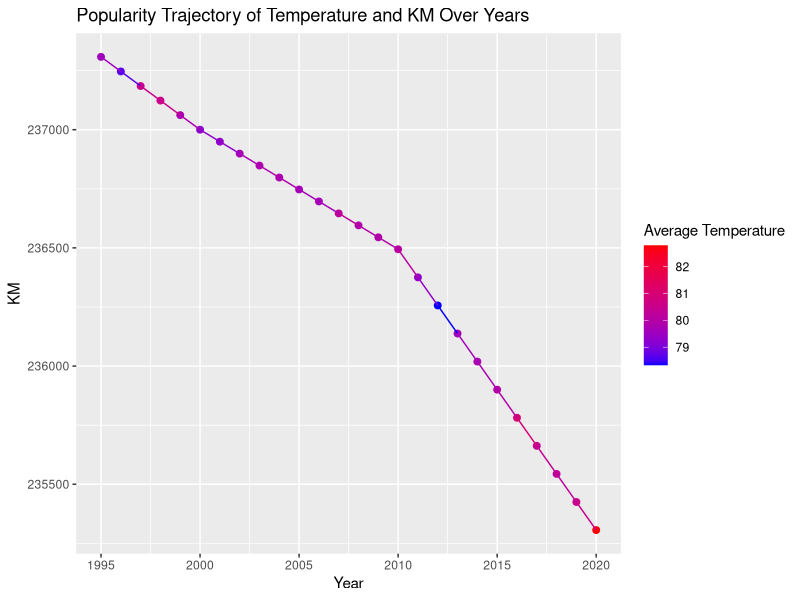
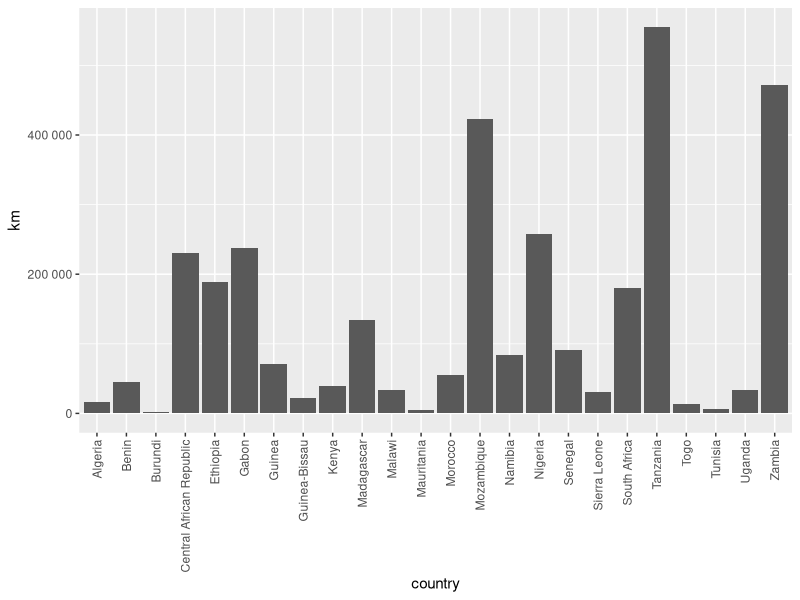
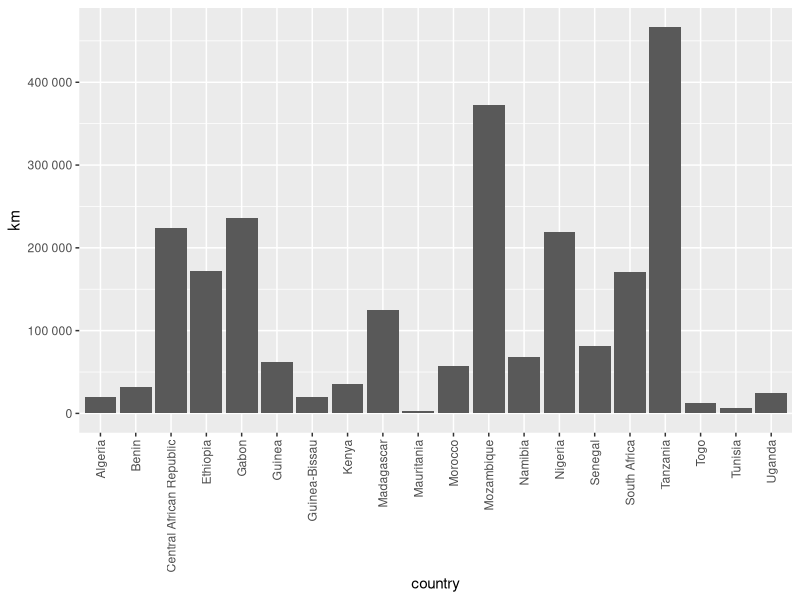
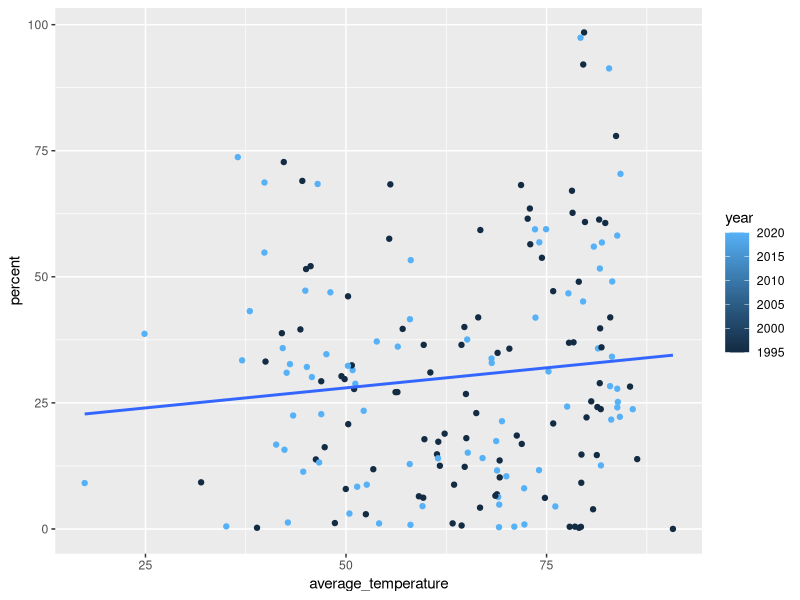
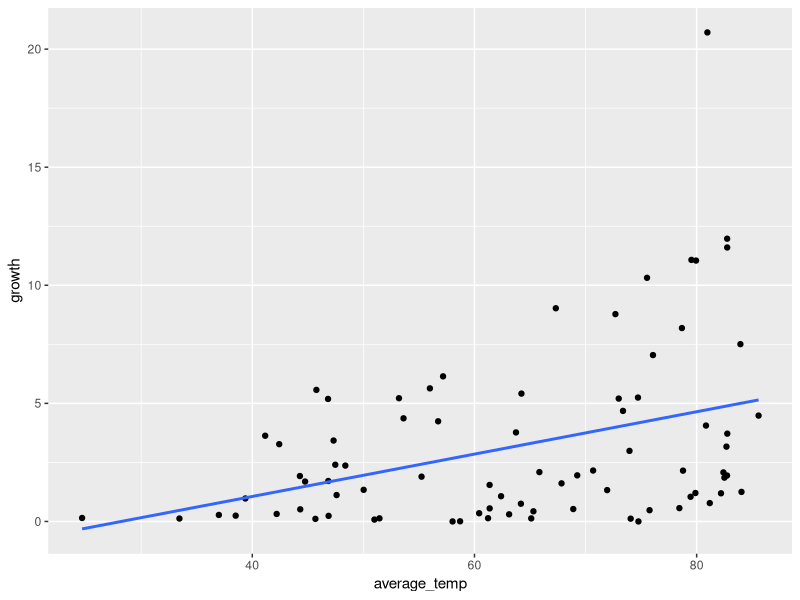
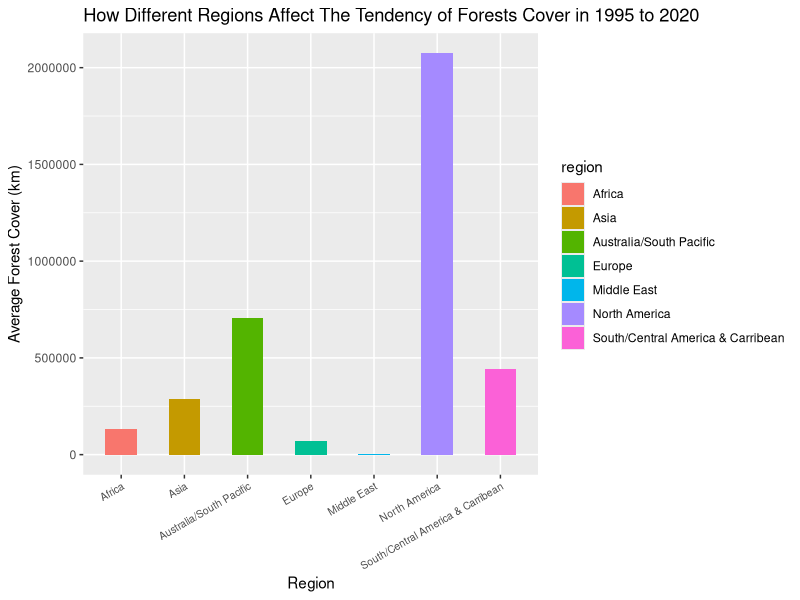
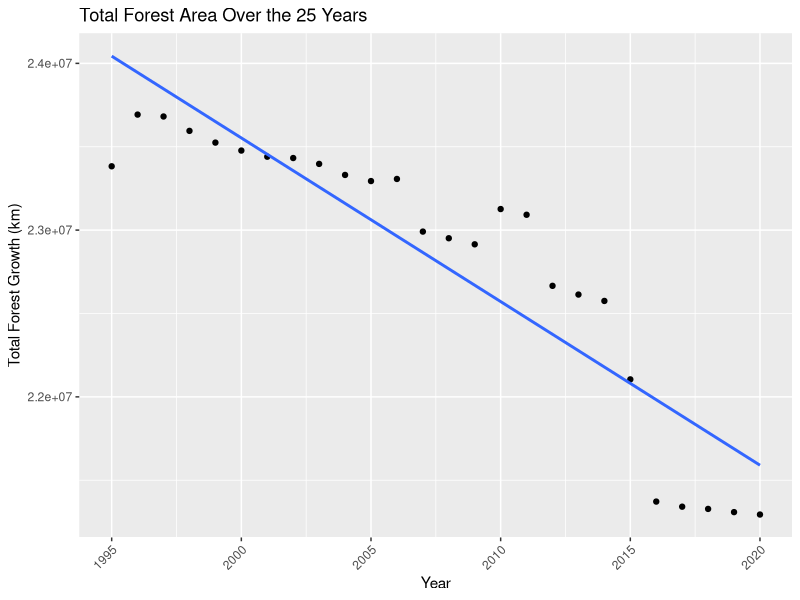
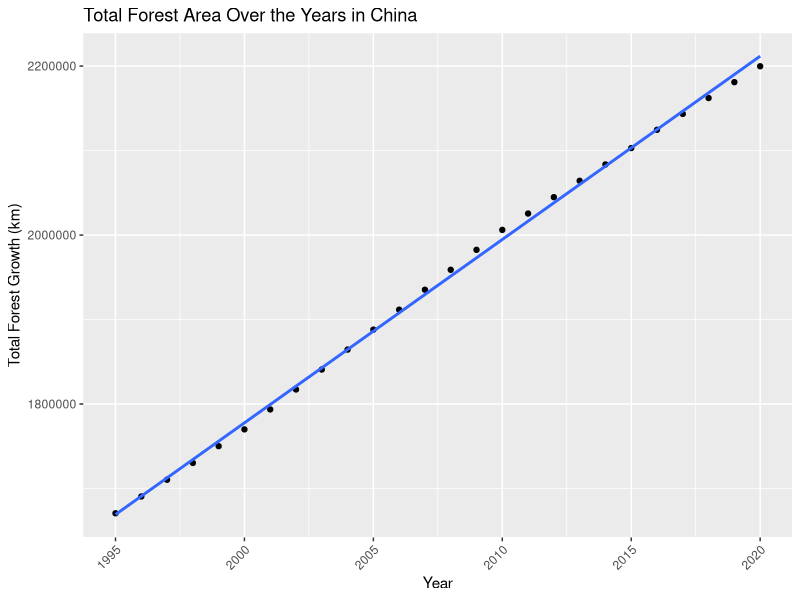

These figures' R source, in order:
## ---- chunk 1
library(readr)
library(dplyr)
library(tidyverse)
library(stringr)
library(ggplot2)
## ---- chunk 2
forest_km <- read_delim("forest_area_km.csv")
forest_percent <- read_delim("forest_area_percent.csv")
global_temp <- read_delim("Global_Temperatures.csv")
## ---- chunk 3
head(forest_km,5) 
head(forest_percent,5) 
head(global_temp,5)
## ---- chunk 4
forest_km <- forest_km %>%
  rename(country = `Country Name`)
  head(forest_km, 5)
## ---- chunk 5
forest_percent <- forest_percent %>%
  rename(country = `Country Name`)
  head(forest_km, 5)
## ---- chunk 6
global_temp <- global_temp %>%
  mutate(year = as.character(year))
## ---- chunk 7
countryList <- c('country', 'Country Code')

longForestKM <- forest_km %>%
   pivot_longer(!countryList, names_to = "year", values_to = "km")
longForestKM

## ---- chunk 8

longForestPercent <- forest_percent %>%
   pivot_longer(!countryList, names_to = "year", values_to = "percent")
longForestPercent
## ---- chunk 9
forest_km_percent <- left_join(longForestKM, longForestPercent)
forest_km_percent
## ---- chunk 10
final_set2 <- inner_join(global_temp, forest_km_percent)
final_set2

final_set2 <- final_set2 %>%
  mutate(year = as.numeric(year))
## ---- chunk 11
final_set2 %>%
  filter(country == "Gabon") %>%
  ggplot(aes(x = year, y = km, color = average_temperature)) +
  geom_point(size = 2) +
  geom_line() +
  scale_color_gradient(low = "blue", high = "red") +
  labs(x = "Year", y = "KM", color = "Average Temperature", 
       title = "Popularity Trajectory of Temperature and KM Over Years")
## ---- chunk 12
library(scales)

final_set2 %>%
  filter(region == "Africa", year == "1995") %>%
  ggplot() +
  geom_bar(mapping = aes(x = country, y = km), stat = "identity") +
  theme(axis.text.x = element_text(angle = 90, vjust = 0.5, hjust=1)) +
  scale_y_continuous(labels = label_number())

## ---- chunk 13
final_set2 %>%
  filter(region == "Africa", year == "2018") %>%
  ggplot() +
  geom_bar(mapping = aes(x = country, y = km), stat = "identity") +
  theme(axis.text.x = element_text(angle = 90, vjust = 0.5, hjust=1)) +
  scale_y_continuous(labels = label_number())

## ---- chunk 14
final_set2 %>% filter(year==2020 | year==1995) %>% group_by(year) %>% ggplot(aes(x=average_temperature, y=percent, col=year)) + geom_point() + geom_smooth(method=lm, se=FALSE)
## ---- chunk 15
final_set2 %>% filter(year==2020 | year==1995) %>% group_by(year) %>% filter(rank(-percent)==1) %>% summarize(country, average_temperature, percent)
## ---- chunk 16
final_set2 %>% group_by(temperature_range = factor(round(average_temperature/10)*10)) %>% reframe(average_percent = mean(percent, na.rm=TRUE)) %>% arrange(rank(-average_percent))
## ---- chunk 17
final_set2 %>% filter(year==1995 | year==2020) %>% group_by(country) %>% reframe(average_temp = mean(average_temperature), growth = abs(diff(percent))) %>% ggplot(aes(x=average_temp, y=growth)) + geom_point() + geom_smooth(method=lm, se=FALSE)
## ---- chunk 18
final_set2 %>% filter(year==1995 | year==2020) %>% group_by(country) %>% reframe(average_temp = mean(average_temperature), growth = abs(diff(percent))) %>% filter(rank(-growth)==1) %>% summarize(country, average_temp, growth)
## ---- chunk 19
final_set2 %>% filter(year==1995 | year==2020) %>% group_by(country) %>% reframe(average_temp = mean(average_temperature), growth = abs(diff(percent))) %>% ungroup() %>% group_by(temperature_range = factor(round(average_temp/10)*10)) %>% reframe(average_growth = mean(growth, na.rm=TRUE)) %>% arrange(rank(-average_growth))
## ---- chunk 20
final_set2 %>% 
  select(region, year, km) %>% 
  group_by(region) %>% 
  summarize(mean_km = mean(km, na.rm = TRUE)) %>% 
  ggplot(aes(region, mean_km, fill = region)) +
  labs(x = "Region", y = "Average Forest Cover (km)",
       title = "How Different Regions Affect The Tendency of Forests Cover in 1995 to 2020") +
  geom_col(width = 0.5) +
  theme(axis.text.x = element_text(angle = 30, size = 7.5, hjust = 1))
## ---- chunk 21
forest_growth <- final_set2 %>%
  group_by(year) %>%
  summarize(total_forestgrowth = sum(km, na.rm = TRUE))
print(forest_growth)


ggplot(forest_growth, aes(x = year, y = total_forestgrowth)) +
  geom_point() +
   geom_smooth(method = "lm", se = FALSE) +
  labs(title = "Total Forest Area Over the 25 Years", x = "Year", y = "Total Forest Growth (km)") +
  theme(axis.text.x = element_text(angle = 45, hjust = 1))
## ---- chunk 22
forest_growth_china <- final_set2 %>%
  group_by(year) %>%
  filter(country == "China") %>%
  summarize(total_forestgrowth = sum(km, na.rm = TRUE))

print(forest_growth_china)

ggplot(forest_growth_china, aes(x = year, y = total_forestgrowth)) +
  geom_point() +
  geom_smooth(method = "lm", se = FALSE) +
  labs(title = "Total Forest Area Over the Years in China", x = "Year", y = "Total Forest Growth (km)") +
  theme(axis.text.x = element_text(angle = 45, hjust = 1))
## ---- chunk 23
forest_growth_brazil <- final_set2 %>%
  group_by(year) %>%
  filter(country == "Brazil") %>%
  summarize(total_forestgrowth = sum(km, na.rm = TRUE))

print(forest_growth_brazil)

ggplot(forest_growth_brazil, aes(x = year, y = total_forestgrowth)) +
  geom_point() +
  geom_smooth(method = "lm", se = FALSE) +
  labs(title = "Total Forest Area Over the Years in Brazil", x = "Year", y = "Total Forest Growth (km)") +
  theme(axis.text.x = element_text(angle = 45, hjust = 1))
## ---- chunk 24
merged_data <- merge(forest_growth_brazil, forest_growth_china, by = "year", suffixes = c("_brazil", "_china"))

merged_data$difference <- merged_data$total_forestgrowth_china - merged_data$total_forestgrowth_brazil

print(merged_data)

ggplot(merged_data, aes(x = year, y = difference)) +
  geom_point() +
  geom_line() +
  labs(title = "Difference in Total Forest Area Over the Years (China - Brazil)", x = "Year", y = "Difference (km)") +
  theme(axis.text.x = element_text(angle = 45, hjust = 1))
